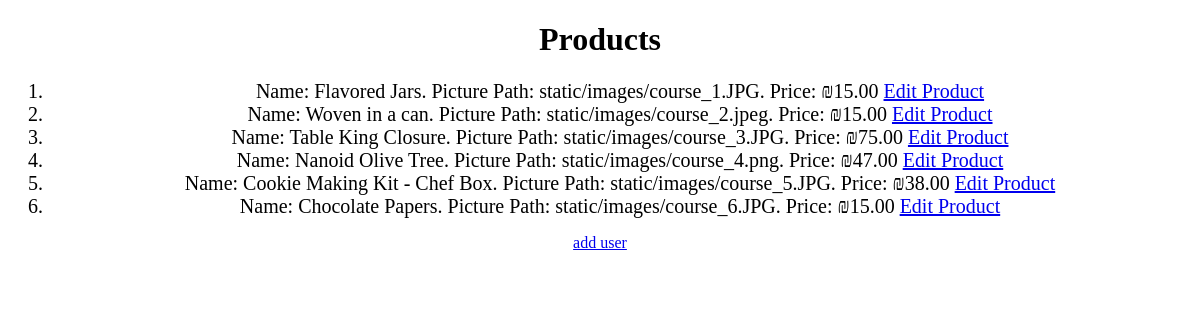
The app's page /managment, older data.
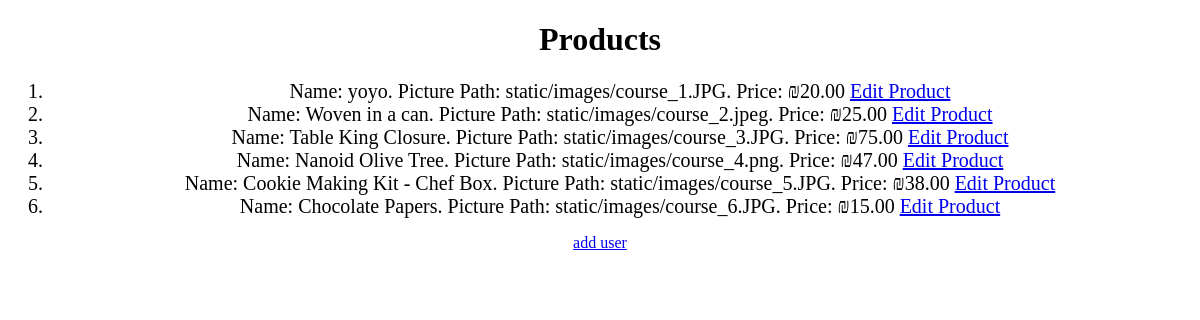
The same page, newer data.
### model.py (models this page shows)
class Product(Base):
	__tablename__ = 'rating'
	product_id = Column(Integer, primary_key=True)
	picture_path = Column(String)
	name = Column(String)
	price = Column(Integer)

### app.py (the view)
@app.route('/managment', methods=['GET','POST'])
def managment():
	ls = session.query(Product).all()
	return render_template("managment.html", ls=ls)

### templates/managment.html (shortened to what this page needs)
<!DOCTYPE html>
<html>
<head>
</head>
<body style="text-align: center;">
	<h1>Products</h1>
	<ol>
		{%for product in ls%}
		<li style="font-size: 20px;">Name: {{product.name}}. Picture Path: {{product.picture_path}}. Price: ₪{{product.price}}.00 <a href="{{ url_for('display_product_managment',product_id=product.product_id) }}"> Edit Product</a></li>
		{%endfor%}
	</ol>
	<a href="{{url_for('add_product_page')}}">add user</a>
</body>
</html>

Row changes from the older to the newer data that the page shows:
changed Product "static/images/course_1.JPG": name "Flavored Jars" → "yoyo"; price "15" → "20"
changed Product "Woven in a can": price "15" → "25"
